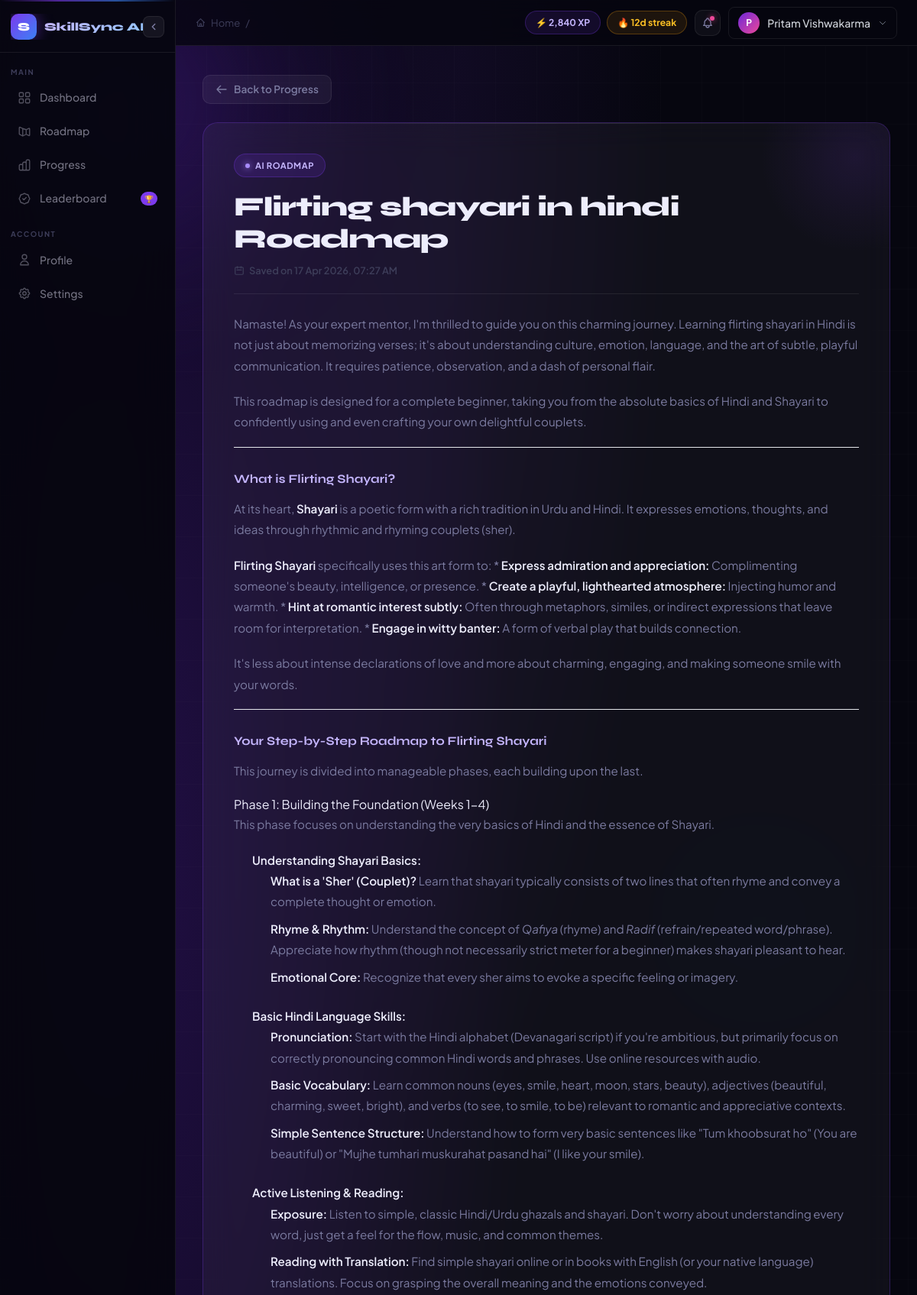
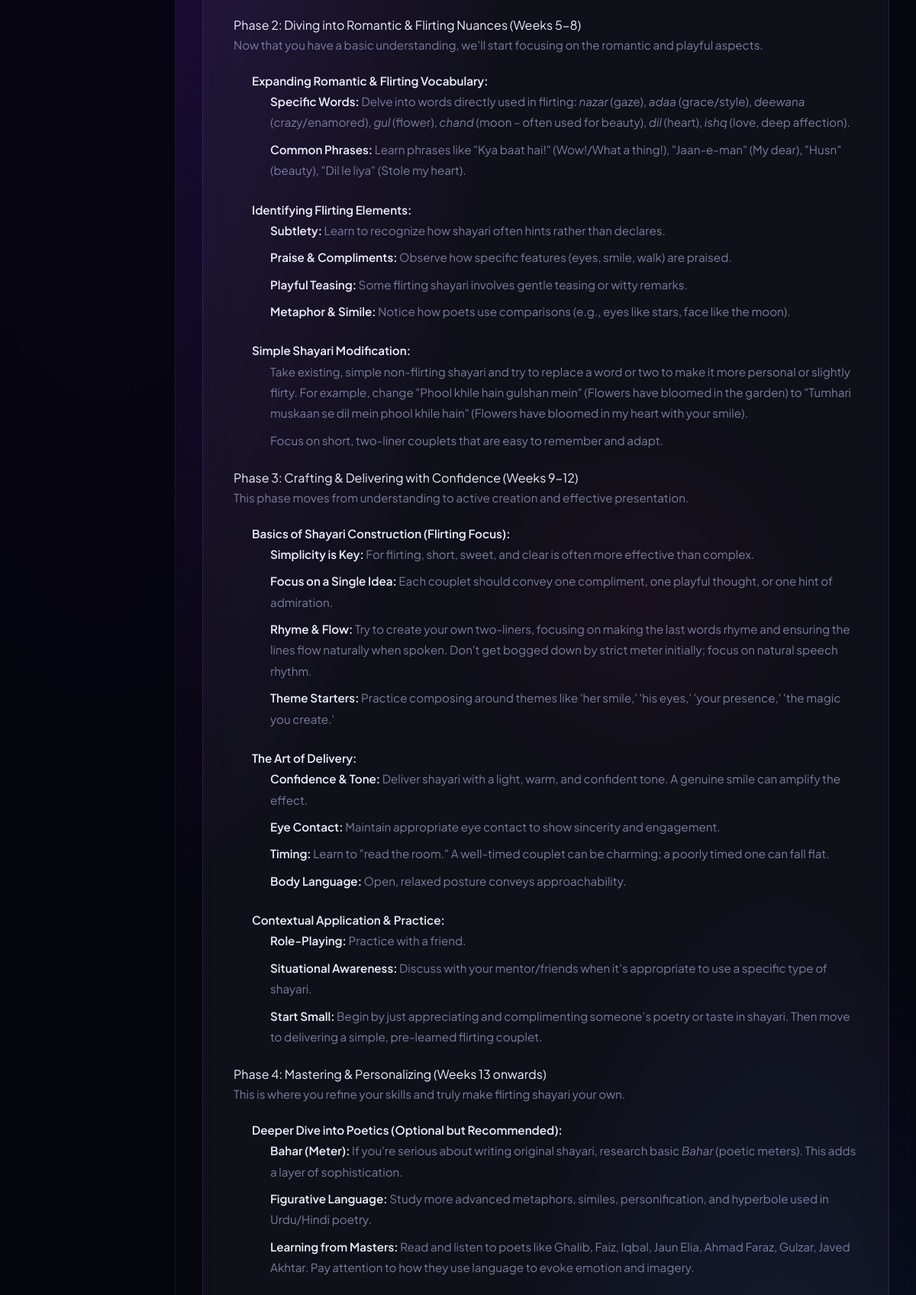
The page /dashboard/roadmap/11/ (signed in, upper part) on the database its author committed (2 pictures, top to bottom).
### dashboard/models.py (models this page shows, shortened)
class SavedAIRoadmap(models.Model):
    user = models.ForeignKey(User, on_delete=models.CASCADE, related_name="saved_roadmaps")
    title = models.CharField(max_length=255, default="My AI Roadmap")
    ai_content = models.TextField() # Gemini ka generate kiya hua markdown/HTML
    generated_at = models.DateTimeField(default=now)
    is_active = models.BooleanField(default=True) # Agar current roadmap hai toh True

### dashboard/views.py (the view)
# urls.py: path('roadmap/<int:roadmap_id>/', views.roadmap_detail, name='roadmap_detail'),
@login_required
def roadmap_detail(request, roadmap_id):
    roadmap = get_object_or_404(SavedAIRoadmap, id=roadmap_id, user=request.user)
    context = {
        'roadmap': roadmap
    }
    return render(request, 'dashboard/roadmap_detail.html', context)

### templates/dashboard/roadmap_detail.html (shortened to what this page needs)
{% extends 'base.html' %}
{% load static %}
{% block content %}
<div style="max-width:900px; margin: 0 auto; padding-top: 10px; padding-bottom: 40px;">
    <a href="{% url 'progress' %}" class="btn-ghost" style="padding:8px 16px; border-radius:10px; text-decoration:none; display:inline-flex; align-items:center; gap:8px; margin-bottom: 24px; font-size: 0.85rem; transition: all 0.2s;">
        <svg width="16" height="16" fill="none" stroke="currentColor" stroke-width="2" viewBox="0 0 24 24"><path stroke-linecap="round" stroke-linejoin="round" d="M10 19l-7-7m0 0l7-7m-7 7h18"/></svg>
        Back to Progress
    </a>
    <div class="glass anim-up d-1" style="padding: 40px; border-radius: 20px; position: relative; overflow: hidden; border: 1px solid rgba(124,58,237,.28);">
        <div style="position: absolute; top: -80px; right: -80px; width: 250px; height: 250px; background: radial-gradient(circle, rgba(124,58,237,0.12) 0%, transparent 70%); border-radius: 50%; pointer-events: none;"></div>
        <div style="border-bottom: 1px solid rgba(255,255,255,0.08); padding-bottom: 20px; margin-bottom: 25px;">
            <div style="display:inline-flex; align-items:center; gap:7px; padding:6px 14px; border-radius:999px; background:rgba(124,58,237,.15); border:1px solid rgba(124,58,237,.3); font-size:.7rem; font-weight:700; color:#c4b5fd; text-transform: uppercase; letter-spacing: 0.05em; margin-bottom: 18px;">
                <span style="width:6px; height:6px; border-radius:50%; background:#a78bfa; box-shadow: 0 0 8px #a78bfa;"></span> AI Roadmap
            </div>
            <h1 style="font-family: 'Syne', sans-serif; font-weight: 800; font-size: 2.2rem; color: var(--text); letter-spacing: -0.03em; margin-bottom: 10px; line-height: 1.2;">
                {{ roadmap.title }}
            </h1>
            <p style="color: var(--text-muted); font-size: 0.8rem; font-weight: 600; display: flex; align-items: center; gap: 6px;">
                <svg width="14" height="14" fill="none" stroke="currentColor" stroke-width="2" viewBox="0 0 24 24"><path stroke-linecap="round" stroke-linejoin="round" d="M8 7V3m8 4V3m-9 8h10M5 21h14a2 2 0 002-2V7a2 2 0 00-2-2H5a2 2 0 00-2 2v12a2 2 0 002 2z"/></svg>
                Saved on {{ roadmap.generated_at|date:"d M Y, h:i A" }}
            </p>
        </div>
        <div class="markdown-content">
            {{ roadmap.ai_content|safe }}
        </div>
    </div>
</div>
{% endblock %}

### templates/base.html (shortened to what this page needs)
{% load static %}
<!DOCTYPE html>
<html lang="en" data-theme="dark">
<head>
  <script src="https://cdn.tailwindcss.com"></script>
</head>
<body>
<div class="bg-layer" aria-hidden="true">
  <div class="bg-mesh"></div>
  <div class="bg-grid"></div>
  <div class="blob blob-3"></div>
  <div class="blob blob-4"></div>
</div>
<aside id="sidebar" aria-label="Main navigation">
  <div class="sb-logo-row">
    <a class="sb-logo-link" href="{% url 'dashboard' %}">
      <div class="sb-logo-mark">S</div>
      <span class="sb-logo-text">SkillSync AI</span>
    </a>
    <button class="sb-toggle" id="sbToggleBtn" onclick="toggleSidebar()" title="Toggle sidebar" aria-label="Toggle sidebar">
      <svg id="sbToggleIcon" viewBox="0 0 24 24" fill="none" stroke="currentColor" stroke-width="2.5" stroke-linecap="round" stroke-linejoin="round">
        <path d="M15 18l-6-6 6-6"/>
      </svg>
    </button>
  </div>
  <nav style="flex:1; overflow-y:auto; overflow-x:hidden; padding: 4px 0;">
    <div class="sb-section">Main</div>
    <a class="sb-link {% block nav_dashboard %}{% endblock %}" href="{% url 'dashboard' %}">
      <svg viewBox="0 0 24 24" fill="none" stroke="currentColor" stroke-width="1.8">
        <rect x="3" y="3" width="7" height="7" rx="1.5"/>
        <rect x="14" y="3" width="7" height="7" rx="1.5"/>
        <rect x="3" y="14" width="7" height="7" rx="1.5"/>
        <rect x="14" y="14" width="7" height="7" rx="1.5"/>
      </svg>
      <span class="sb-link-text">Dashboard</span>
    </a>
    <a class="sb-link {% block nav_roadmap %}{% endblock %}" href="{% url 'skill_advisor' %}">
      <svg viewBox="0 0 24 24" fill="none" stroke="currentColor" stroke-width="1.8">
        <path stroke-linecap="round" stroke-linejoin="round" d="M9 20l-5.447-2.724A1 1 0 013 16.382V5.618a1 1 0 011.447-.894L9 7m0 13l6-3m-6 3V7m6 10l4.553 2.276A1 1 0 0021 18.382V7.618a1 1 0 00-1.447-.894L15 9m0 8V9m0 0L9 7"/>
      </svg>
      <span class="sb-link-text">Roadmap</span>
    </a>
    <a class="sb-link {% block nav_progress %}{% endblock %}" href="{% url 'progress' %}">
      <span class="sb-link-text">Progress</span>
    </a>
    <a class="sb-link {% block nav_leaderboard %}{% endblock %}" href="{% url 'leaderboard' %}">
      <span class="sb-link-text">Leaderboard</span>
      <span class="sb-badge">🏆</span>
    </a>
    <div class="sb-section" style="margin-top:18px">Account</div>
    <a class="sb-link {% block nav_profile %}{% endblock %}" href="{% url 'profile' %}">
      <svg viewBox="0 0 24 24" fill="none" stroke="currentColor" stroke-width="1.8">
        <path stroke-linecap="round" stroke-linejoin="round" d="M16 7a4 4 0 11-8 0 4 4 0 018 0zM12 14a7 7 0 00-7 7h14a7 7 0 00-7-7z"/>
      </svg>
      <span class="sb-link-text">Profile</span>
    </a>
    <a class="sb-link {% block nav_settings %}{% endblock %}" href="{% url 'settings' %}">
      <span class="sb-link-text">Settings</span>
    </a>
  </nav>
</aside>
<div id="page-wrap">
  <header id="topbar">
    <div class="tb-left">
      <nav class="tb-breadcrumb" aria-label="Breadcrumb">
        <span style="color:var(--text-muted)">Home</span>
        <span style="color:var(--text-muted);">/</span>
      </nav>
    </div>
    <div class="tb-right">
      <div class="tb-chips" style="display:flex;gap:8px;">
        <div class="tb-chip chip-xp">⚡ {{ user.xp|default:"2,840" }} XP</div>
        <div class="tb-chip chip-streak">🔥 {{ user.streak|default:"12" }}d streak</div>
      </div>
      <button class="tb-notif" aria-label="Notifications">
        <span class="notif-dot"></span>
      </button>
      <div class="relative">
        <div onclick="toggleDropdown()"
            class="flex items-center gap-2.5 px-3 py-1.5 rounded-lg cursor-pointer hover:bg-gray-800/60 transition"
            style="border:1px solid rgba(255,255,255,.08)">
          <div class="w-7 h-7 rounded-full flex items-center justify-center text-xs font-bold text-white"
              style="background:linear-gradient(135deg,#6d28d9,#ec4899)">
            {{ request.user.first_name|slice:":1"|upper }}
          </div>
          <span class="text-sm font-medium text-gray-300">
            {{ request.user.first_name }} {{ request.user.last_name }}
          </span>
          <svg class="w-3 h-3 text-gray-500 transition-transform duration-200" id="arrowIcon"
              fill="none" stroke="currentColor" stroke-width="2" viewBox="0 0 24 24">
            <path stroke-linecap="round" stroke-linejoin="round" d="M19 9l-7 7-7-7"/>
          </svg>
        </div>
      </div>
    </div>
  </header>
  <main id="main-content">
    {% block content %}{% endblock %}
  </main>
</div>
</body>
</html>

### rows shown on the page
SavedAIRoadmap: title "Flirting shayari in hindi Roadmap", generated_at "17 Apr 2026, 07:27 AM", ai_content "Namaste! As your expert mentor, I'm thrilled to guide you on this charming journey. Learning flirting shayari in Hindi is not just about memorizing verses; it's about understanding culture, emotion, language, and the art of subtle, playful communication. It requires patience, observation, and a dash of personal flair. This roadmap is designed for a complete beginner, taking you from the absolute basics of Hindi and Shayari to confidently using and even crafting your own delightful couplets. What is Flirting Shayari? At its heart, Shayari is a poetic form with a rich tradition in Urdu and Hindi. It expresses emotions, thoughts, and ideas through rhythmic and rhyming couplets (sher). Flirting…"

### other values the page prints
{{ user.xp|default:"2,840" }} "2,840"
{{ user.streak|default:"12" }} "12"
{{ request.user.first_name|slice:":1"|upper }} "P"
{{ request.user.first_name }} "Pritam"
{{ request.user.last_name }} "Vishwakarma"
